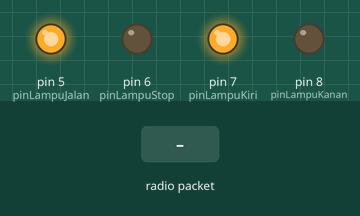
Bench run of a sketch on a simulated Arduino Uno, built with avr-gcc and run on an emulated ATmega328P. On the bench: output pins drawn as LEDs (lit = HIGH). The test bench sets the inputs (shaded band). No radio packets arrive unless stated; what the sketch prints to the serial monitor is not drawn.

Above: at 1.2 s.
1.3 s: radio packet "5" arrives
Timing chart, 0 to 4.3 s (numbered marks = the images above; inputs shaded):
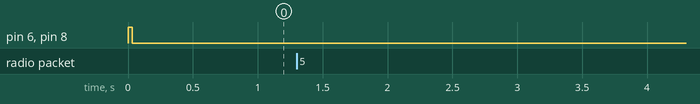

The sketch:

LoraReceiver.ino
```cpp
#include <SPI.h>
#include <LoRa.h>

const byte senderAddressA = 0xA1; // Sender
const byte senderAddressB = 0xA2; // Sender
const byte localAddress = 0xA0;  //Server

const int pinLampuStop = 6;
const int pinLampuJalan = 5;
const int pinLampuKanan = 8;
const int pinLampuKiri = 7;
const int jarakKereta = 30;
bool lampuKanan;
bool lampuKiri;
int jarakKanan = 100;
int jarakKiri = 100;
int waktuTunggu = 0.1; //menit

void setup() {
  Serial.begin(115200);
  while (!Serial);

  //Relays
  pinMode(pinLampuStop, OUTPUT);// Relay on pin
  digitalWrite(pinLampuStop, HIGH);//Deactivate relay
  pinMode(pinLampuJalan, OUTPUT);// Relay on pin
  digitalWrite(pinLampuJalan, HIGH);//Deactivate relay
  pinMode(pinLampuKanan, OUTPUT);// Relay on pin
  digitalWrite(pinLampuKanan, HIGH);//Deactivate relay
  lampuKanan = false;
  pinMode(pinLampuKiri, OUTPUT);// Relay on pin
  digitalWrite(pinLampuKiri, HIGH);//Deactivate relay
  lampuKiri = false;

  Serial.println(F("LoRa Receiver"));
  Serial.print(F("Local address: 0x"));
  Serial.println(localAddress, HEX);
  Serial.print(F("Sender address A: 0x"));
  Serial.println(senderAddressA, HEX);
  Serial.print(F("Sender address B: 0x"));
  Serial.println(senderAddressB, HEX);

  if (!LoRa.begin(467.5E6)) {
    Serial.println(F("Starting LoRa failed!"));
    while (1);
  }
  delay(10);
}

void loop() {
  // try to parse packet
  int packetSize = LoRa.parsePacket();
  byte sender;
  if (packetSize) {
    // read packet header bytes:
    byte destination = LoRa.read();        // destination address (server)
    sender = LoRa.read();            // sender address (origin)
    byte incomingLength = LoRa.read();    // incoming payload length

    // read packet
    String packet;
    while (LoRa.available()) {
      packet += (char)LoRa.read();
    }

    if (incomingLength != packet.length()) {   // check length for error
      Serial.print(F("error: message length does not match length - "));
      Serial.println(packet);
      return;                             // skip rest of function
    }

    if (sender == senderAddressA) {
      jarakKanan = packet.toInt();
    } else if (sender == senderAddressB) {
      jarakKiri = packet.toInt();
    }
  }

  if (jarakKanan > 0) {
    if (!lampuKiri) {
      digitalWrite(pinLampuKanan, LOW); //Activate lamp relay
      lampuKanan = true;
      Serial.print(F("0x"));
      Serial.print(sender, HEX);
      Serial.println(F(" Lampu kanan: ON"));
      delay(1000 * 60 * waktuTunggu);
    } else {
      digitalWrite(pinLampuKanan, HIGH); //Deactivate lamp relay
      lampuKanan = false;
      Serial.print(F("0x"));
      Serial.print(sender, HEX);
      Serial.println(F(" Lampu kanan: OFF"));
    }
  }

  if (jarakKiri > 0) {
    if (!lampuKanan) {
      digitalWrite(pinLampuKiri, LOW); //Activate lamp relay
      lampuKiri = true;
      Serial.print(F("0x"));
      Serial.print(sender, HEX);
      Serial.println(F(" Lampu kiri: ON"));
      delay(1000 * 60 * waktuTunggu);
    } else {
      digitalWrite(pinLampuKiri, HIGH); //Deactivate lamp relay
      lampuKiri = false;
      Serial.print(F("0x"));
      Serial.print(sender, HEX);
      Serial.println(F(" Lampu kiri: OFF"));
    }
  }

  if (lampuKiri || lampuKanan) {
    digitalWrite(pinLampuStop, LOW); //Activate lamp relay
    digitalWrite(pinLampuJalan, HIGH); //Deactivate lamp relay
  } else if (!lampuKiri && !lampuKanan) {
    digitalWrite(pinLampuStop, HIGH); //Deactivate lamp relay
    digitalWrite(pinLampuJalan, LOW); //Activate lamp relay
  }

}
```
